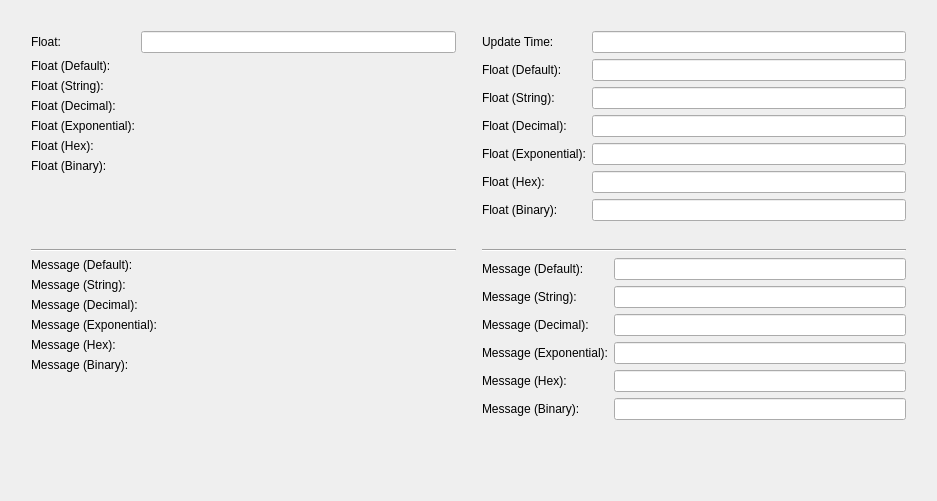
<?xml version="1.0" encoding="UTF-8"?>
<ui version="4.0">
 <class>Dialog</class>
 <widget class="QDialog" name="Dialog">
  <property name="geometry">
   <rect>
    <x>0</x>
    <y>0</y>
    <width>937</width>
    <height>501</height>
   </rect>
  </property>
  <property name="minimumSize">
   <size>
    <width>500</width>
    <height>330</height>
   </size>
  </property>
  <property name="windowTitle">
   <string>Dialog</string>
  </property>
  <layout class="QVBoxLayout" name="verticalLayout">
   <item>
    <layout class="QHBoxLayout" name="horizontalLayout">
     <property name="leftMargin">
      <number>10</number>
     </property>
     <property name="topMargin">
      <number>10</number>
     </property>
     <property name="rightMargin">
      <number>10</number>
     </property>
     <property name="bottomMargin">
      <number>10</number>
     </property>
     <item>
      <layout class="QVBoxLayout" name="verticalLayout_4">
       <property name="leftMargin">
        <number>10</number>
       </property>
       <property name="topMargin">
        <number>10</number>
       </property>
       <property name="rightMargin">
        <number>10</number>
       </property>
       <property name="bottomMargin">
        <number>10</number>
       </property>
       <item>
        <layout class="QFormLayout" name="formLayout_5">
         <item row="3" column="0">
          <widget class="QLabel" name="label_27">
           <property name="text">
            <string>Float (Default):</string>
           </property>
          </widget>
         </item>
         <item row="3" column="1">
          <widget class="PyDMLabel" name="PyDMLabel_25">
           <property name="toolTip">
            <string/>
           </property>
           <property name="whatsThis">
            <string/>
           </property>
           <property name="alarmSensitiveBorder" stdset="0">
            <bool>false</bool>
           </property>
           <property name="channel" stdset="0">
            <string>ca://MTEST:Float</string>
           </property>
          </widget>
         </item>
         <item row="4" column="0">
          <widget class="QLabel" name="label_28">
           <property name="text">
            <string>Float (String):</string>
           </property>
          </widget>
         </item>
         <item row="4" column="1">
          <widget class="PyDMLabel" name="PyDMLabel_26">
           <property name="toolTip">
            <string/>
           </property>
           <property name="whatsThis">
            <string/>
           </property>
           <property name="alarmSensitiveBorder" stdset="0">
            <bool>false</bool>
           </property>
           <property name="channel" stdset="0">
            <string>ca://MTEST:Float</string>
           </property>
           <property name="displayFormat" stdset="0">
            <enum>PyDMLabel::String</enum>
           </property>
          </widget>
         </item>
         <item row="5" column="0">
          <widget class="QLabel" name="label_29">
           <property name="text">
            <string>Float (Decimal):</string>
           </property>
          </widget>
         </item>
         <item row="5" column="1">
          <widget class="PyDMLabel" name="PyDMLabel_27">
           <property name="toolTip">
            <string/>
           </property>
           <property name="whatsThis">
            <string/>
           </property>
           <property name="alarmSensitiveBorder" stdset="0">
            <bool>false</bool>
           </property>
           <property name="channel" stdset="0">
            <string>ca://MTEST:Float</string>
           </property>
           <property name="displayFormat" stdset="0">
            <enum>PyDMLabel::Decimal</enum>
           </property>
          </widget>
         </item>
         <item row="6" column="0">
          <widget class="QLabel" name="label_30">
           <property name="text">
            <string>Float (Exponential):</string>
           </property>
          </widget>
         </item>
         <item row="6" column="1">
          <widget class="PyDMLabel" name="PyDMLabel_28">
           <property name="toolTip">
            <string/>
           </property>
           <property name="whatsThis">
            <string/>
           </property>
           <property name="alarmSensitiveBorder" stdset="0">
            <bool>false</bool>
           </property>
           <property name="channel" stdset="0">
            <string>ca://MTEST:Float</string>
           </property>
           <property name="displayFormat" stdset="0">
            <enum>PyDMLabel::Exponential</enum>
           </property>
          </widget>
         </item>
         <item row="7" column="0">
          <widget class="QLabel" name="label_31">
           <property name="text">
            <string>Float (Hex):</string>
           </property>
          </widget>
         </item>
         <item row="7" column="1">
          <widget class="PyDMLabel" name="PyDMLabel_29">
           <property name="toolTip">
            <string/>
           </property>
           <property name="whatsThis">
            <string/>
           </property>
           <property name="alarmSensitiveBorder" stdset="0">
            <bool>false</bool>
           </property>
           <property name="channel" stdset="0">
            <string>ca://MTEST:Float</string>
           </property>
           <property name="displayFormat" stdset="0">
            <enum>PyDMLabel::Hex</enum>
           </property>
          </widget>
         </item>
         <item row="8" column="0">
          <widget class="QLabel" name="label_32">
           <property name="text">
            <string>Float (Binary):</string>
           </property>
          </widget>
         </item>
         <item row="8" column="1">
          <widget class="PyDMLabel" name="PyDMLabel_30">
           <property name="toolTip">
            <string/>
           </property>
           <property name="whatsThis">
            <string/>
           </property>
           <property name="alarmSensitiveBorder" stdset="0">
            <bool>false</bool>
           </property>
           <property name="channel" stdset="0">
            <string>ca://MTEST:Float</string>
           </property>
           <property name="displayFormat" stdset="0">
            <enum>PyDMLabel::Binary</enum>
           </property>
          </widget>
         </item>
         <item row="1" column="0">
          <widget class="QLabel" name="label_33">
           <property name="text">
            <string>Float:</string>
           </property>
          </widget>
         </item>
         <item row="1" column="1">
          <widget class="PyDMLineEdit" name="PyDMLineEdit_4">
           <property name="toolTip">
            <string/>
           </property>
           <property name="whatsThis">
            <string>
    A QLineEdit (writable text field) with support for Channels and more
    from PyDM.
    This widget offers an unit conversion menu when users Right Click
    into it.

    Parameters
    ----------
    parent : QWidget
        The parent widget for the Label
    init_channel : str, optional
        The channel to be used by the widget.
    </string>
           </property>
           <property name="alarmSensitiveBorder" stdset="0">
            <bool>false</bool>
           </property>
           <property name="channel" stdset="0">
            <string>ca://MTEST:Float</string>
           </property>
          </widget>
         </item>
        </layout>
       </item>
       <item>
        <widget class="Line" name="line_2">
         <property name="orientation">
          <enum>Qt::Horizontal</enum>
         </property>
        </widget>
       </item>
       <item>
        <layout class="QFormLayout" name="formLayout_6">
         <item row="0" column="0">
          <widget class="QLabel" name="label_12">
           <property name="text">
            <string>Message (Default):</string>
           </property>
          </widget>
         </item>
         <item row="0" column="1">
          <widget class="PyDMLabel" name="PyDMLabel_11">
           <property name="toolTip">
            <string/>
           </property>
           <property name="whatsThis">
            <string/>
           </property>
           <property name="alarmSensitiveBorder" stdset="0">
            <bool>false</bool>
           </property>
           <property name="channel" stdset="0">
            <string>ca://MTEST:Message</string>
           </property>
          </widget>
         </item>
         <item row="1" column="0">
          <widget class="QLabel" name="label_13">
           <property name="text">
            <string>Message (String):</string>
           </property>
          </widget>
         </item>
         <item row="1" column="1">
          <widget class="PyDMLabel" name="PyDMLabel_12">
           <property name="toolTip">
            <string/>
           </property>
           <property name="whatsThis">
            <string/>
           </property>
           <property name="alarmSensitiveBorder" stdset="0">
            <bool>false</bool>
           </property>
           <property name="channel" stdset="0">
            <string>ca://MTEST:Message</string>
           </property>
           <property name="displayFormat" stdset="0">
            <enum>PyDMLabel::String</enum>
           </property>
          </widget>
         </item>
         <item row="2" column="0">
          <widget class="QLabel" name="label_14">
           <property name="text">
            <string>Message (Decimal):</string>
           </property>
          </widget>
         </item>
         <item row="3" column="0">
          <widget class="QLabel" name="label_15">
           <property name="text">
            <string>Message (Exponential):</string>
           </property>
          </widget>
         </item>
         <item row="4" column="0">
          <widget class="QLabel" name="label_16">
           <property name="text">
            <string>Message (Hex):</string>
           </property>
          </widget>
         </item>
         <item row="5" column="0">
          <widget class="QLabel" name="label_34">
           <property name="text">
            <string>Message (Binary):</string>
           </property>
          </widget>
         </item>
         <item row="2" column="1">
          <widget class="PyDMLabel" name="PyDMLabel_13">
           <property name="toolTip">
            <string/>
           </property>
           <property name="whatsThis">
            <string/>
           </property>
           <property name="alarmSensitiveBorder" stdset="0">
            <bool>false</bool>
           </property>
           <property name="channel" stdset="0">
            <string>ca://MTEST:Message</string>
           </property>
           <property name="displayFormat" stdset="0">
            <enum>PyDMLabel::Decimal</enum>
           </property>
          </widget>
         </item>
         <item row="3" column="1">
          <widget class="PyDMLabel" name="PyDMLabel_14">
           <property name="toolTip">
            <string/>
           </property>
           <property name="whatsThis">
            <string/>
           </property>
           <property name="alarmSensitiveBorder" stdset="0">
            <bool>false</bool>
           </property>
           <property name="channel" stdset="0">
            <string>ca://MTEST:Message</string>
           </property>
           <property name="displayFormat" stdset="0">
            <enum>PyDMLabel::Exponential</enum>
           </property>
          </widget>
         </item>
         <item row="4" column="1">
          <widget class="PyDMLabel" name="PyDMLabel_31">
           <property name="toolTip">
            <string/>
           </property>
           <property name="whatsThis">
            <string/>
           </property>
           <property name="alarmSensitiveBorder" stdset="0">
            <bool>false</bool>
           </property>
           <property name="channel" stdset="0">
            <string>ca://MTEST:Message</string>
           </property>
           <property name="displayFormat" stdset="0">
            <enum>PyDMLabel::Hex</enum>
           </property>
          </widget>
         </item>
         <item row="5" column="1">
          <widget class="PyDMLabel" name="PyDMLabel_32">
           <property name="toolTip">
            <string/>
           </property>
           <property name="whatsThis">
            <string/>
           </property>
           <property name="alarmSensitiveBorder" stdset="0">
            <bool>false</bool>
           </property>
           <property name="channel" stdset="0">
            <string>ca://MTEST:Message</string>
           </property>
           <property name="displayFormat" stdset="0">
            <enum>PyDMLabel::Binary</enum>
           </property>
          </widget>
         </item>
        </layout>
       </item>
      </layout>
     </item>
     <item>
      <layout class="QVBoxLayout" name="verticalLayout_3">
       <property name="leftMargin">
        <number>10</number>
       </property>
       <property name="topMargin">
        <number>10</number>
       </property>
       <property name="rightMargin">
        <number>10</number>
       </property>
       <property name="bottomMargin">
        <number>10</number>
       </property>
       <item>
        <layout class="QFormLayout" name="formLayout_3">
         <item row="3" column="0">
          <widget class="QLabel" name="label_19">
           <property name="text">
            <string>Float (Default):</string>
           </property>
          </widget>
         </item>
         <item row="4" column="0">
          <widget class="QLabel" name="label_20">
           <property name="text">
            <string>Float (String):</string>
           </property>
          </widget>
         </item>
         <item row="5" column="0">
          <widget class="QLabel" name="label_21">
           <property name="text">
            <string>Float (Decimal):</string>
           </property>
          </widget>
         </item>
         <item row="6" column="0">
          <widget class="QLabel" name="label_22">
           <property name="text">
            <string>Float (Exponential):</string>
           </property>
          </widget>
         </item>
         <item row="7" column="0">
          <widget class="QLabel" name="label_23">
           <property name="text">
            <string>Float (Hex):</string>
           </property>
          </widget>
         </item>
         <item row="8" column="0">
          <widget class="QLabel" name="label_24">
           <property name="text">
            <string>Float (Binary):</string>
           </property>
          </widget>
         </item>
         <item row="1" column="0">
          <widget class="QLabel" name="label_25">
           <property name="text">
            <string>Update Time:</string>
           </property>
          </widget>
         </item>
         <item row="1" column="1">
          <widget class="PyDMLineEdit" name="PyDMLineEdit_3">
           <property name="toolTip">
            <string/>
           </property>
           <property name="whatsThis">
            <string>
    A QLineEdit (writable text field) with support for Channels and more
    from PyDM.
    This widget offers an unit conversion menu when users Right Click
    into it.

    Parameters
    ----------
    parent : QWidget
        The parent widget for the Label
    init_channel : str, optional
        The channel to be used by the widget.
    </string>
           </property>
           <property name="alarmSensitiveBorder" stdset="0">
            <bool>false</bool>
           </property>
           <property name="showUnits" stdset="0">
            <bool>false</bool>
           </property>
           <property name="channel" stdset="0">
            <string>ca://MTEST:UpdateTime</string>
           </property>
          </widget>
         </item>
         <item row="3" column="1">
          <widget class="PyDMLineEdit" name="PyDMLineEdit">
           <property name="toolTip">
            <string/>
           </property>
           <property name="whatsThis">
            <string>
    A QLineEdit (writable text field) with support for Channels and more
    from PyDM.
    This widget offers an unit conversion menu when users Right Click
    into it.

    Parameters
    ----------
    parent : QWidget
        The parent widget for the Label
    init_channel : str, optional
        The channel to be used by the widget.
    </string>
           </property>
           <property name="channel" stdset="0">
            <string>ca://MTEST:UpdateTime</string>
           </property>
          </widget>
         </item>
         <item row="4" column="1">
          <widget class="PyDMLineEdit" name="PyDMLineEdit_2">
           <property name="toolTip">
            <string/>
           </property>
           <property name="whatsThis">
            <string>
    A QLineEdit (writable text field) with support for Channels and more
    from PyDM.
    This widget offers an unit conversion menu when users Right Click
    into it.

    Parameters
    ----------
    parent : QWidget
        The parent widget for the Label
    init_channel : str, optional
        The channel to be used by the widget.
    </string>
           </property>
           <property name="channel" stdset="0">
            <string>ca://MTEST:UpdateTime</string>
           </property>
           <property name="displayFormat" stdset="0">
            <enum>PyDMLineEdit::String</enum>
           </property>
          </widget>
         </item>
         <item row="5" column="1">
          <widget class="PyDMLineEdit" name="PyDMLineEdit_5">
           <property name="toolTip">
            <string/>
           </property>
           <property name="whatsThis">
            <string>
    A QLineEdit (writable text field) with support for Channels and more
    from PyDM.
    This widget offers an unit conversion menu when users Right Click
    into it.

    Parameters
    ----------
    parent : QWidget
        The parent widget for the Label
    init_channel : str, optional
        The channel to be used by the widget.
    </string>
           </property>
           <property name="channel" stdset="0">
            <string>ca://MTEST:UpdateTime</string>
           </property>
           <property name="displayFormat" stdset="0">
            <enum>PyDMLineEdit::Decimal</enum>
           </property>
          </widget>
         </item>
         <item row="6" column="1">
          <widget class="PyDMLineEdit" name="PyDMLineEdit_6">
           <property name="toolTip">
            <string/>
           </property>
           <property name="whatsThis">
            <string>
    A QLineEdit (writable text field) with support for Channels and more
    from PyDM.
    This widget offers an unit conversion menu when users Right Click
    into it.

    Parameters
    ----------
    parent : QWidget
        The parent widget for the Label
    init_channel : str, optional
        The channel to be used by the widget.
    </string>
           </property>
           <property name="channel" stdset="0">
            <string>ca://MTEST:UpdateTime</string>
           </property>
           <property name="displayFormat" stdset="0">
            <enum>PyDMLineEdit::Exponential</enum>
           </property>
          </widget>
         </item>
         <item row="7" column="1">
          <widget class="PyDMLineEdit" name="PyDMLineEdit_7">
           <property name="toolTip">
            <string/>
           </property>
           <property name="whatsThis">
            <string>
    A QLineEdit (writable text field) with support for Channels and more
    from PyDM.
    This widget offers an unit conversion menu when users Right Click
    into it.

    Parameters
    ----------
    parent : QWidget
        The parent widget for the Label
    init_channel : str, optional
        The channel to be used by the widget.
    </string>
           </property>
           <property name="channel" stdset="0">
            <string>ca://MTEST:UpdateTime</string>
           </property>
           <property name="displayFormat" stdset="0">
            <enum>PyDMLineEdit::Hex</enum>
           </property>
          </widget>
         </item>
         <item row="8" column="1">
          <widget class="PyDMLineEdit" name="PyDMLineEdit_8">
           <property name="toolTip">
            <string/>
           </property>
           <property name="whatsThis">
            <string>
    A QLineEdit (writable text field) with support for Channels and more
    from PyDM.
    This widget offers an unit conversion menu when users Right Click
    into it.

    Parameters
    ----------
    parent : QWidget
        The parent widget for the Label
    init_channel : str, optional
        The channel to be used by the widget.
    </string>
           </property>
           <property name="channel" stdset="0">
            <string>ca://MTEST:UpdateTime</string>
           </property>
           <property name="displayFormat" stdset="0">
            <enum>PyDMLineEdit::Binary</enum>
           </property>
          </widget>
         </item>
        </layout>
       </item>
       <item>
        <widget class="Line" name="line">
         <property name="orientation">
          <enum>Qt::Horizontal</enum>
         </property>
        </widget>
       </item>
       <item>
        <layout class="QFormLayout" name="formLayout_4">
         <item row="0" column="0">
          <widget class="QLabel" name="label_7">
           <property name="text">
            <string>Message (Default):</string>
           </property>
          </widget>
         </item>
         <item row="1" column="0">
          <widget class="QLabel" name="label_8">
           <property name="text">
            <string>Message (String):</string>
           </property>
          </widget>
         </item>
         <item row="2" column="0">
          <widget class="QLabel" name="label_9">
           <property name="text">
            <string>Message (Decimal):</string>
           </property>
          </widget>
         </item>
         <item row="3" column="0">
          <widget class="QLabel" name="label_10">
           <property name="text">
            <string>Message (Exponential):</string>
           </property>
          </widget>
         </item>
         <item row="4" column="0">
          <widget class="QLabel" name="label_11">
           <property name="text">
            <string>Message (Hex):</string>
           </property>
          </widget>
         </item>
         <item row="5" column="0">
          <widget class="QLabel" name="label_26">
           <property name="text">
            <string>Message (Binary):</string>
           </property>
          </widget>
         </item>
         <item row="0" column="1">
          <widget class="PyDMLineEdit" name="PyDMLineEdit_9">
           <property name="minimumSize">
            <size>
             <width>200</width>
             <height>0</height>
            </size>
           </property>
           <property name="toolTip">
            <string/>
           </property>
           <property name="whatsThis">
            <string>
    A QLineEdit (writable text field) with support for Channels and more
    from PyDM.
    This widget offers an unit conversion menu when users Right Click
    into it.

    Parameters
    ----------
    parent : QWidget
        The parent widget for the Label
    init_channel : str, optional
        The channel to be used by the widget.
    </string>
           </property>
           <property name="channel" stdset="0">
            <string>ca://MTEST:Message</string>
           </property>
          </widget>
         </item>
         <item row="1" column="1">
          <widget class="PyDMLineEdit" name="PyDMLineEdit_10">
           <property name="minimumSize">
            <size>
             <width>200</width>
             <height>0</height>
            </size>
           </property>
           <property name="toolTip">
            <string/>
           </property>
           <property name="whatsThis">
            <string>
    A QLineEdit (writable text field) with support for Channels and more
    from PyDM.
    This widget offers an unit conversion menu when users Right Click
    into it.

    Parameters
    ----------
    parent : QWidget
        The parent widget for the Label
    init_channel : str, optional
        The channel to be used by the widget.
    </string>
           </property>
           <property name="channel" stdset="0">
            <string>ca://MTEST:Message</string>
           </property>
           <property name="displayFormat" stdset="0">
            <enum>PyDMLineEdit::String</enum>
           </property>
          </widget>
         </item>
         <item row="2" column="1">
          <widget class="PyDMLineEdit" name="PyDMLineEdit_11">
           <property name="minimumSize">
            <size>
             <width>200</width>
             <height>0</height>
            </size>
           </property>
           <property name="toolTip">
            <string/>
           </property>
           <property name="whatsThis">
            <string>
    A QLineEdit (writable text field) with support for Channels and more
    from PyDM.
    This widget offers an unit conversion menu when users Right Click
    into it.

    Parameters
    ----------
    parent : QWidget
        The parent widget for the Label
    init_channel : str, optional
        The channel to be used by the widget.
    </string>
           </property>
           <property name="channel" stdset="0">
            <string>ca://MTEST:Message</string>
           </property>
           <property name="displayFormat" stdset="0">
            <enum>PyDMLineEdit::Decimal</enum>
           </property>
          </widget>
         </item>
         <item row="3" column="1">
          <widget class="PyDMLineEdit" name="PyDMLineEdit_12">
           <property name="minimumSize">
            <size>
             <width>200</width>
             <height>0</height>
            </size>
           </property>
           <property name="toolTip">
            <string/>
           </property>
           <property name="whatsThis">
            <string>
    A QLineEdit (writable text field) with support for Channels and more
    from PyDM.
    This widget offers an unit conversion menu when users Right Click
    into it.

    Parameters
    ----------
    parent : QWidget
        The parent widget for the Label
    init_channel : str, optional
        The channel to be used by the widget.
    </string>
           </property>
           <property name="channel" stdset="0">
            <string>ca://MTEST:Message</string>
           </property>
           <property name="displayFormat" stdset="0">
            <enum>PyDMLineEdit::Exponential</enum>
           </property>
          </widget>
         </item>
         <item row="4" column="1">
          <widget class="PyDMLineEdit" name="PyDMLineEdit_13">
           <property name="minimumSize">
            <size>
             <width>200</width>
             <height>0</height>
            </size>
           </property>
           <property name="toolTip">
            <string/>
           </property>
           <property name="whatsThis">
            <string>
    A QLineEdit (writable text field) with support for Channels and more
    from PyDM.
    This widget offers an unit conversion menu when users Right Click
    into it.

    Parameters
    ----------
    parent : QWidget
        The parent widget for the Label
    init_channel : str, optional
        The channel to be used by the widget.
    </string>
           </property>
           <property name="channel" stdset="0">
            <string>ca://MTEST:Message</string>
           </property>
           <property name="displayFormat" stdset="0">
            <enum>PyDMLineEdit::Hex</enum>
           </property>
          </widget>
         </item>
         <item row="5" column="1">
          <widget class="PyDMLineEdit" name="PyDMLineEdit_14">
           <property name="minimumSize">
            <size>
             <width>200</width>
             <height>0</height>
            </size>
           </property>
           <property name="toolTip">
            <string/>
           </property>
           <property name="whatsThis">
            <string>
    A QLineEdit (writable text field) with support for Channels and more
    from PyDM.
    This widget offers an unit conversion menu when users Right Click
    into it.

    Parameters
    ----------
    parent : QWidget
        The parent widget for the Label
    init_channel : str, optional
        The channel to be used by the widget.
    </string>
           </property>
           <property name="channel" stdset="0">
            <string>ca://MTEST:Message</string>
           </property>
           <property name="displayFormat" stdset="0">
            <enum>PyDMLineEdit::Binary</enum>
           </property>
          </widget>
         </item>
        </layout>
       </item>
      </layout>
     </item>
    </layout>
   </item>
  </layout>
 </widget>
 <customwidgets>
  <customwidget>
   <class>PyDMLabel</class>
   <extends>QLabel</extends>
   <header>pydm.widgets.label</header>
  </customwidget>
  <customwidget>
   <class>PyDMLineEdit</class>
   <extends>QLineEdit</extends>
   <header>pydm.widgets.line_edit</header>
  </customwidget>
 </customwidgets>
 <resources/>
 <connections/>
</ui>
